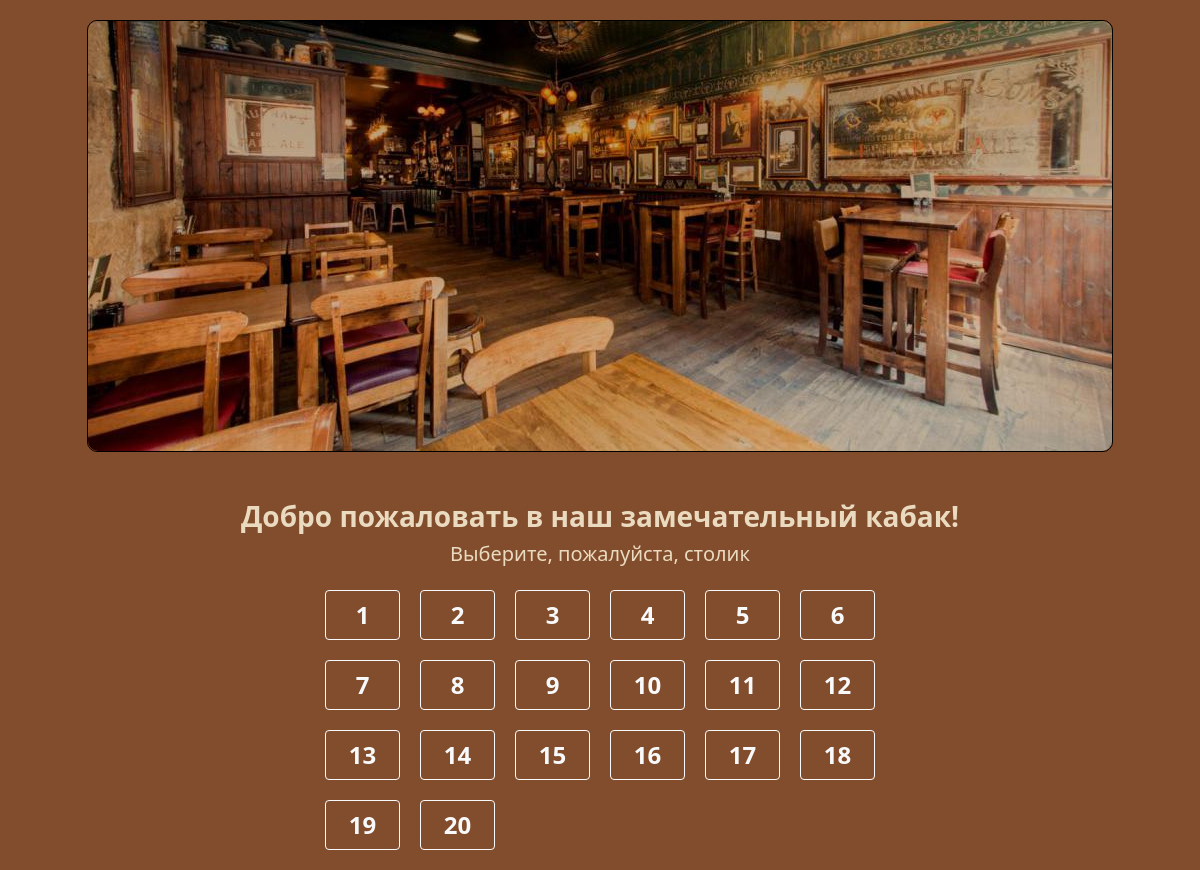
The page / on the database its author committed.
### apps/kabak/models.py (models this page shows, shortened)
class Table(models.Model):
    number = models.IntegerField(
        verbose_name="Столик",
    )
    class Meta:
        verbose_name = "Столик для заказа"
        verbose_name_plural = "Столики для заказа"

### apps/kabak/views.py (the view)
# urls.py: path("", MainView.as_view(), name="index"),
class MainView(generic.TemplateView):
    template_name = "index.html"
    def get_context_data(self, **kwargs):
        context = super().get_context_data(**kwargs)
        tables = Table.objects.all()
        context["tables"] = tables
        return context

### templates/index.html (shortened to what this page needs)
{% extends "base.html" %}
{% load static %}
{% block body %}
    <div class="d-flex flex-column" id="content">
        <div id="img_block">
            <img src="{{ MEDIA_URL }}resources/kabak.jpg" alt="kabak_photo">
        </div>
        <h3 class="mt-5">Добро пожаловать в наш замечательный кабак!</h3>
        <h5>Выберите, пожалуйста, столик</h5>
        <div class="mt-3" id="tables">
            {% for table in tables %}
                <button class="btn btn-outline-light fw-bolder fs-4 btn_table" data-table-number="{{ table.number }}"
                        data-bs-toggle="modal"
                        data-bs-target="#modal_pick_time">
                    {{ table.number }}
                </button>
            {% endfor %}
        </div>
    </div>
{% endblock %}

### templates/base.html (shortened to what this page needs)
{% load static %}
<!DOCTYPE html>
<html lang="ru">
    <head>
        <link href="https://cdn.jsdelivr.net/npm/bootstrap@5.0.1/dist/css/bootstrap.min.css" rel="stylesheet">
        <link rel="stylesheet" href="https://use.fontawesome.com/releases/v5.8.2/css/all.css">
        <link rel="stylesheet" href="{% static "css/main.css" %}">
    </head>
    <body>
        {% block body %}{% endblock %}
    </body>
</html>

### static/css/main.css (style rules this page uses)
body { background: #824D2D; }
#content { align-items: center; padding: 20px; }
#img_block { border: 1px solid #000; border-radius: 10px; margin: 0 20px; }
#img_block img { border-radius: 10px; }
#content h3 { font-weight: 600; }
#content h3, h5 { color: #EADABF; }
#tables { width: 50%; display: grid; grid-template-columns: repeat(auto-fit, 75px); grid-gap: 20px; justify-content: center; align-content: center; }
#tables button { width: 75px !important; }

### rows shown on the page
Table: number "1"
Table: number "2"
Table: number "3"
Table: number "4"
Table: number "5"
Table: number "6"
Table: number "7"
Table: number "8"
Table: number "9"
Table: number "10"
Table: number "11"
Table: number "12"
Table: number "13"
Table: number "14"
Table: number "15"
Table: number "16"
Table: number "17"
Table: number "18"
Table: number "19"
Table: number "20"
